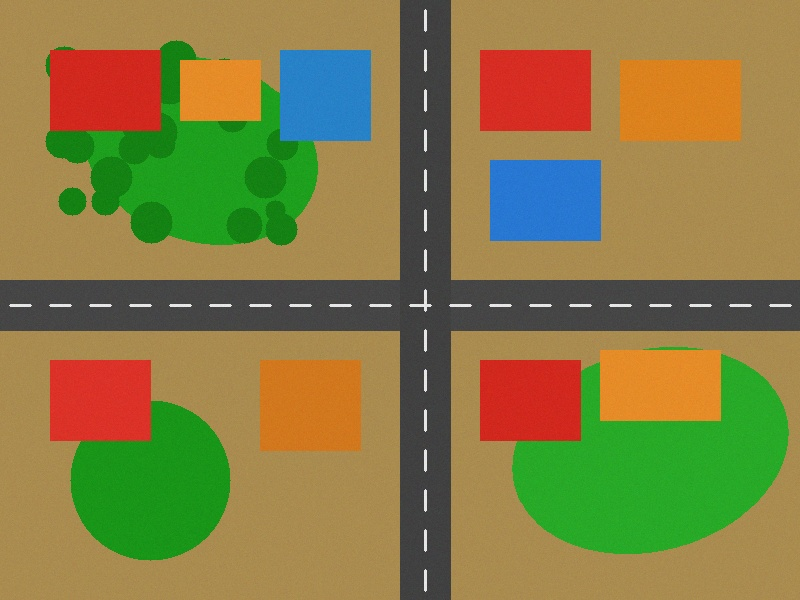
#> input picture data/sample_images/sample_urban_1.jpg, 800 x 600 px, found by its file name
$ python test_backend_pipeline.py
#> lines starting #> are read from the running program, lines starting #| are printed output that depends on the picture; after the words box and inside, x2 and y2 are one past the last pixel; in counts of white or black regions, pixels touching at a corner belong together
### backend/services/image_processing.py
import cv2
import numpy as np
from PIL import Image


def load_image_cv(image_path: str) -> np.ndarray:
    """Loads an image using OpenCV or PIL (supports PNG, JPG, TIFF)."""
    # OpenCV imread doesn't support 16-bit GeoTIFF multi-band directly well without flags
    img = cv2.imread(image_path)
    if img is None:
        # Fallback to PIL then convert to BGR array
        pil_img = Image.open(image_path).convert("RGB")
        img = cv2.cvtColor(np.array(pil_img), cv2.COLOR_RGB2BGR)
    return img


def preprocess_image(img_bgr: np.ndarray):
    """
    Preprocesses satellite image for segmentation:
    - Gaussian Denoising
    - HSV color space conversion
    - Grayscale + Contrast Adjustment (CLAHE)
    - Canny Edge Map
    """
    # Denoise
    blurred = cv2.GaussianBlur(img_bgr, (5, 5), 0)

    # HSV conversion
    hsv = cv2.cvtColor(blurred, cv2.COLOR_BGR2HSV)

    # Grayscale & CLAHE contrast boost
    gray = cv2.cvtColor(blurred, cv2.COLOR_BGR2GRAY)
    clahe = cv2.createCLAHE(clipLimit=2.0, tileGridSize=(8, 8))
    enhanced_gray = clahe.apply(gray)

    # Edge map
    edges = cv2.Canny(enhanced_gray, 50, 150)

    return {
        "bgr": img_bgr,
        "blurred": blurred,
        "hsv": hsv,
        "gray": enhanced_gray,
        "edges": edges
    }

### backend/services/detection.py
import os
import cv2
import numpy as np
from services.image_processing import load_image_cv, preprocess_image

RESULTS_DIR = os.path.join(os.path.dirname(os.path.dirname(os.path.abspath(__file__))), "results")


def analyze_image(image_path: str, image_id: str = None, meta: dict = None) -> dict:
    """
    Analyzes real-world aerial/satellite imagery to detect land features:
    - Buildings (Slate blue/gray, terracotta red/orange, light concrete roofs)
    - Roads (Paved asphalt highways & unpaved dirt access paths)
    - Vegetation (Trees, grass, gardens)
    - Open Land (Bare soil, vacant plots)
    """
#> called with image_path = 'data/sample_images/sample_urban_1.jpg', image_id = 'test_sample_1'
    if image_id is None:
        image_id = os.path.splitext(os.path.basename(image_path))[0]

    img_bgr = load_image_cv(image_path)
#> in load_image_cv, img is the input picture: shape (600, 800, 3); mean B, G, R 68.6, 124.7, 134.6
    height, width = img_bgr.shape[:2]
    total_pixels = height * width

    # Preprocess image
    prep = preprocess_image(img_bgr)
#> in preprocess_image, `gray = cv2.cvtColor(blurred, cv2.COLOR_BGR2GRAY)`:
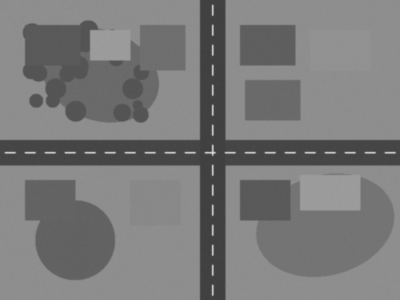
#> gray: shape (600, 800) (shown at 1/2 size); min 62, max 226, mean 121.3
#> in preprocess_image, `edges = cv2.Canny(enhanced_gray, 50, 150)`:
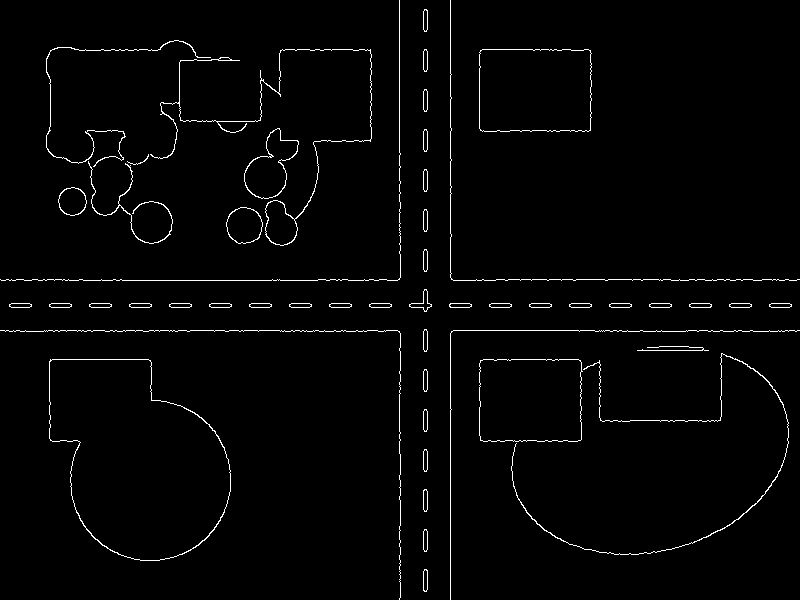
#> edges: shape (600, 800); 1.9% white in thin lines or dots
#> prep = 5 items
    hsv = prep["hsv"]
    gray = prep["gray"]
    edges = prep["edges"]

    # -------------------------------------------------------------
    # 1. VEGETATION DETECTION (Green Trees & Lawn Canopy)
    # -------------------------------------------------------------
    lower_green = np.array([25, 25, 25])
    upper_green = np.array([90, 255, 255])
    veg_mask = cv2.inRange(hsv, lower_green, upper_green)
#> veg_mask: shape (600, 800); 17.4% white; 54 white regions (44 under 20 px), largest, box (x1, y1, x2, y2) and area: (510, 353, 791, 556) 34303, (44, 39, 368, 247) 28816, (69, 399, 232, 562) 18850

    kernel_veg = cv2.getStructuringElement(cv2.MORPH_ELLIPSE, (5, 5))
    veg_mask = cv2.morphologyEx(veg_mask, cv2.MORPH_OPEN, kernel_veg)
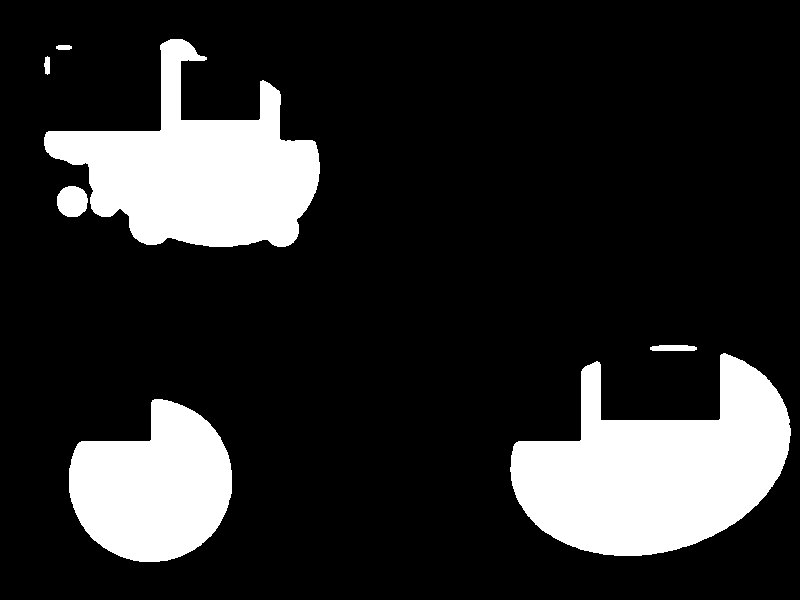
#> veg_mask: shape (600, 800); 17.3% white; 7 white regions, largest, box (x1, y1, x2, y2) and area: (510, 353, 791, 556) 34296, (44, 39, 320, 247) 28727, (69, 399, 232, 562) 18847
    veg_mask = cv2.morphologyEx(veg_mask, cv2.MORPH_CLOSE, kernel_veg)
#> veg_mask: shape (600, 800); 17.3% white; 6 white regions

    veg_contours, _ = cv2.findContours(veg_mask, cv2.RETR_EXTERNAL, cv2.CHAIN_APPROX_SIMPLE)
#> veg_contours = 6 contours; box (x1, y1, x2, y2) and area: (510, 353, 791, 556) 33866, (44, 39, 320, 247) 29038, (69, 399, 232, 562) 18599, (650, 345, 697, 351) 207, (44, 56, 50, 75) 70, (56, 45, 72, 50) 54
    vegetation_features = []
    min_veg_area = max(50, total_pixels * 0.00025)

    for i, cnt in enumerate(veg_contours):
        area = cv2.contourArea(cnt)
        if area >= min_veg_area:
            epsilon = 0.015 * cv2.arcLength(cnt, True)
            approx = cv2.approxPolyDP(cnt, epsilon, True)
            pts = approx.reshape(-1, 2).tolist()
            if len(pts) >= 3:
                vegetation_features.append({
                    "id": f"veg_{i+1}",
                    "feature_type": "vegetation",
                    "polygon": pts,
                    "area_px": round(area, 2)
                })
#> this loop made 6 passes
#> (area, epsilon, pts) on pass 3: (207, 1.48, [[650, 347], [652, 350], [696, 349], [694, 346], [659, 345]])
#> after the loop, vegetation_features = 4 items

    # -------------------------------------------------------------
    # 2. ROAD DETECTION (Asphalt Highways & Unpaved Dirt Paths)
    # -------------------------------------------------------------
    # Paved asphalt (slate gray)
    lower_asphalt = np.array([0, 0, 40])
    upper_asphalt = np.array([180, 50, 210])
    asphalt_mask = cv2.inRange(hsv, lower_asphalt, upper_asphalt)
#> asphalt_mask: shape (600, 800); 13.7% white; 3 white regions, box (x1, y1, x2, y2) and area: (0, 0, 800, 600) 65113, (489, 159, 602, 242) 381, (279, 49, 372, 142) 277

    # Unpaved dirt paths (tan/gray pathways)
    lower_dirt = np.array([10, 15, 80])
    upper_dirt = np.array([32, 85, 220])
    dirt_mask = cv2.inRange(hsv, lower_dirt, upper_dirt)
#> dirt_mask: shape (600, 800); 0.47% white in thin lines or dots

    road_mask = cv2.bitwise_or(asphalt_mask, dirt_mask)
#> road_mask: shape (600, 800); 14.2% white; 24 white regions (21 under 20 px), largest, box (x1, y1, x2, y2) and area: (0, 0, 800, 600) 66936, (489, 159, 603, 243) 574, (279, 49, 373, 143) 423
    road_mask = cv2.bitwise_and(road_mask, cv2.bitwise_not(veg_mask))

    # Directional morphology to connect elongated transport paths
    k_horiz = cv2.getStructuringElement(cv2.MORPH_RECT, (21, 3))
    k_vert = cv2.getStructuringElement(cv2.MORPH_RECT, (3, 21))
    road_horiz = cv2.morphologyEx(road_mask, cv2.MORPH_OPEN, k_horiz)
#> road_horiz: shape (600, 800); 13.8% white; 1 white region, box (x1, y1, x2, y2) and area: (0, 0, 800, 600) 66165
    road_vert = cv2.morphologyEx(road_mask, cv2.MORPH_OPEN, k_vert)
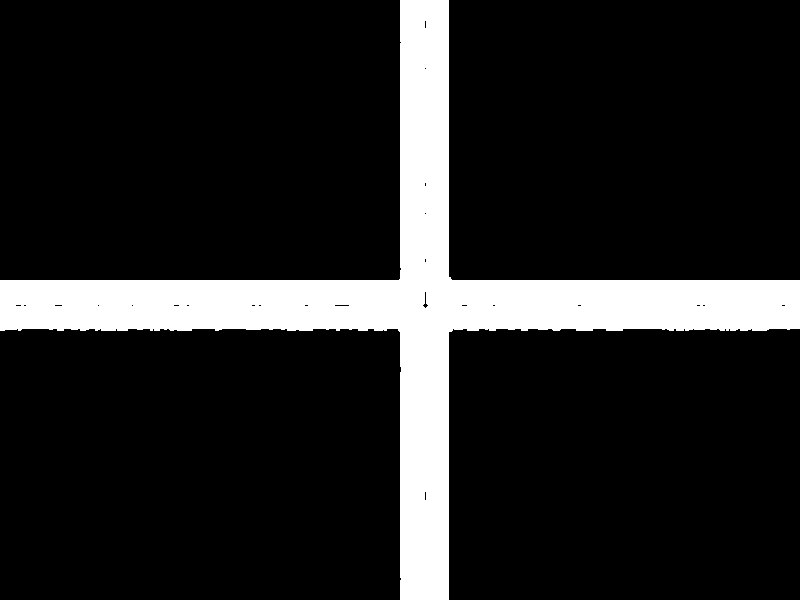
#> road_vert: shape (600, 800); 13.9% white; 1 white region, box (x1, y1, x2, y2) and area: (0, 0, 800, 600) 66754
    combined_road_mask = cv2.bitwise_or(road_horiz, road_vert)
#> combined_road_mask: shape (600, 800); 13.9% white; 1 white region, box (x1, y1, x2, y2) and area: (0, 0, 800, 600) 66768

    kernel_road_close = cv2.getStructuringElement(cv2.MORPH_RECT, (7, 7))
    combined_road_mask = cv2.morphologyEx(combined_road_mask, cv2.MORPH_CLOSE, kernel_road_close)
#> combined_road_mask: shape (600, 800); 14% white; 1 white region

    road_contours, _ = cv2.findContours(combined_road_mask, cv2.RETR_EXTERNAL, cv2.CHAIN_APPROX_SIMPLE)
#> road_contours = 1 contour; box (x1, y1, x2, y2) and area: (0, 0, 800, 600) 65582
    road_features = []
    min_road_area = max(120, total_pixels * 0.0004)

    for i, cnt in enumerate(road_contours):
        area = cv2.contourArea(cnt)
        if area >= min_road_area:
            epsilon = 0.018 * cv2.arcLength(cnt, True)
            approx = cv2.approxPolyDP(cnt, epsilon, True)
            pts = approx.reshape(-1, 2).tolist()
            if len(pts) >= 3:
                road_features.append({
                    "id": f"road_{i+1}",
                    "feature_type": "road",
                    "polygon": pts,
                    "area_px": round(area, 2)
                })
#> this loop made 1 pass
#> (area, epsilon) on pass 1: (65582.5, 50.95)
#> after the loop, road_features = 1 item

    # -------------------------------------------------------------
    # 3. BUILDING DETECTION (Multi-Spectrum Roof Segmentation)
    # -------------------------------------------------------------
    # Exclude vegetation and roads
    non_veg_road = cv2.bitwise_and(cv2.bitwise_not(veg_mask), cv2.bitwise_not(combined_road_mask))
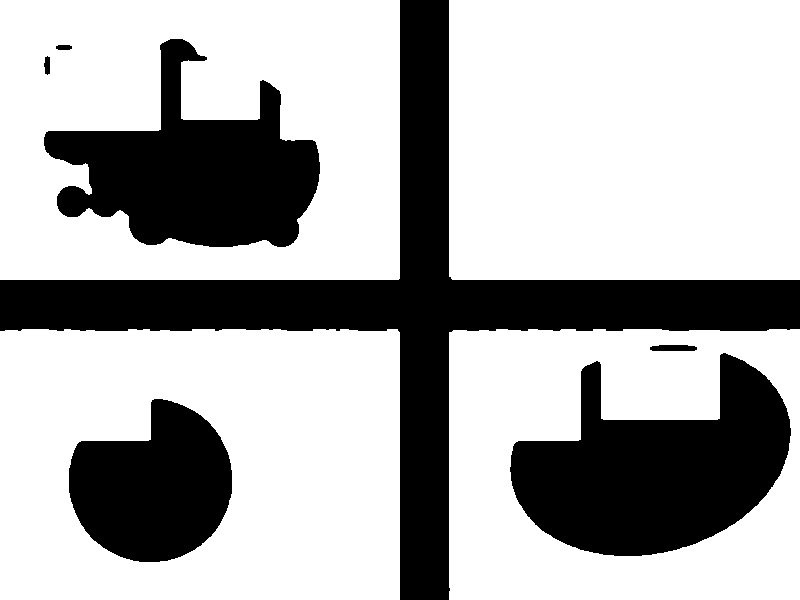
#> non_veg_road: shape (600, 800); 68.7% white; 7 black regions, largest, box (x1, y1, x2, y2) and area: (0, 0, 800, 600) 66984, (510, 353, 791, 556) 34302, (44, 39, 320, 247) 29563

    # Spectrum A: Terracotta Red / Orange Clay Roofs
    roof_red1 = cv2.inRange(hsv, np.array([0, 35, 60]), np.array([22, 255, 255]))
#> roof_red1: shape (600, 800); 65.3% white; 9 black regions, largest, box (x1, y1, x2, y2) and area: (0, 0, 800, 600) 64546, (44, 38, 374, 248) 38491, (510, 352, 792, 556) 34521
    roof_red2 = cv2.inRange(hsv, np.array([160, 35, 60]), np.array([180, 255, 255]))
#> roof_red2: shape (600, 800); every value is 0
    roof_red = cv2.bitwise_or(roof_red1, roof_red2)

    # Spectrum B: Blue / Charcoal Slate Roofs
    roof_slate = cv2.inRange(hsv, np.array([85, 15, 30]), np.array([135, 220, 180]))
#> roof_slate: shape (600, 800); 0.23% white in thin lines or dots, all inside (x1, y1, x2, y2) = (280, 50, 602, 410)

    # Spectrum C: High Brightness / Concrete Roofs
    roof_bright = cv2.inRange(hsv, np.array([0, 0, 180]), np.array([180, 40, 255]))
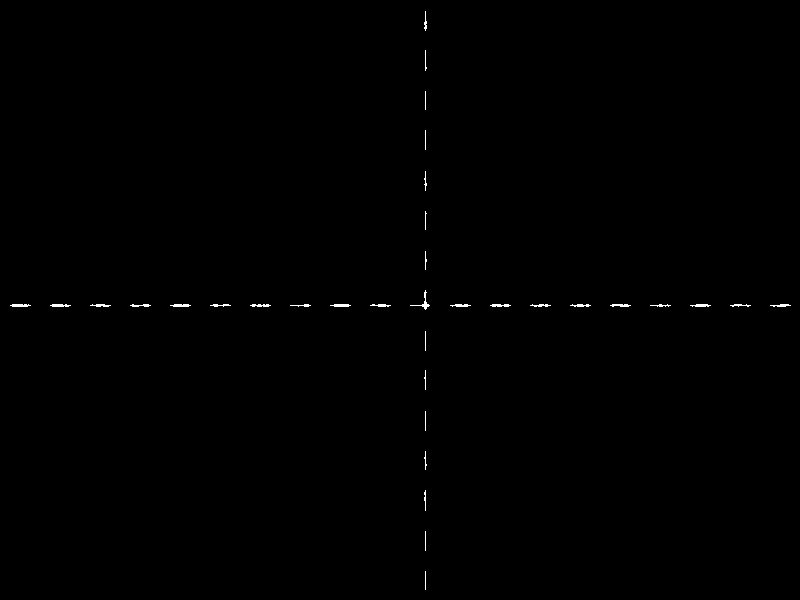
#> roof_bright: shape (600, 800); 0.25% white in thin lines or dots

    # Combine roof masks
    roof_combined = cv2.bitwise_or(roof_red, roof_slate)
#> roof_combined: shape (600, 800); 65.5% white; 26 black regions (13 under 20 px), largest, box (x1, y1, x2, y2) and area: (0, 0, 800, 600) 64540, (510, 352, 792, 556) 34521, (44, 38, 374, 248) 30214
    roof_combined = cv2.bitwise_or(roof_combined, roof_bright)
#> roof_combined: shape (600, 800); 65.8% white; 26 black regions (13 under 20 px), largest, box (x1, y1, x2, y2) and area: (0, 0, 800, 600) 63335, (510, 352, 792, 556) 34521, (44, 38, 374, 248) 30214
    roof_candidates = cv2.bitwise_and(roof_combined, non_veg_road)
#> roof_candidates: shape (600, 800); 65% white; 25 black regions (13 under 20 px), largest, box (x1, y1, x2, y2) and area: (0, 0, 800, 600) 67071, (44, 38, 374, 248) 38024, (510, 352, 792, 556) 34523

    # Clean roof candidates with morphological opening & closing
    kernel_bld = cv2.getStructuringElement(cv2.MORPH_RECT, (5, 5))
    roof_candidates = cv2.morphologyEx(roof_candidates, cv2.MORPH_OPEN, kernel_bld)
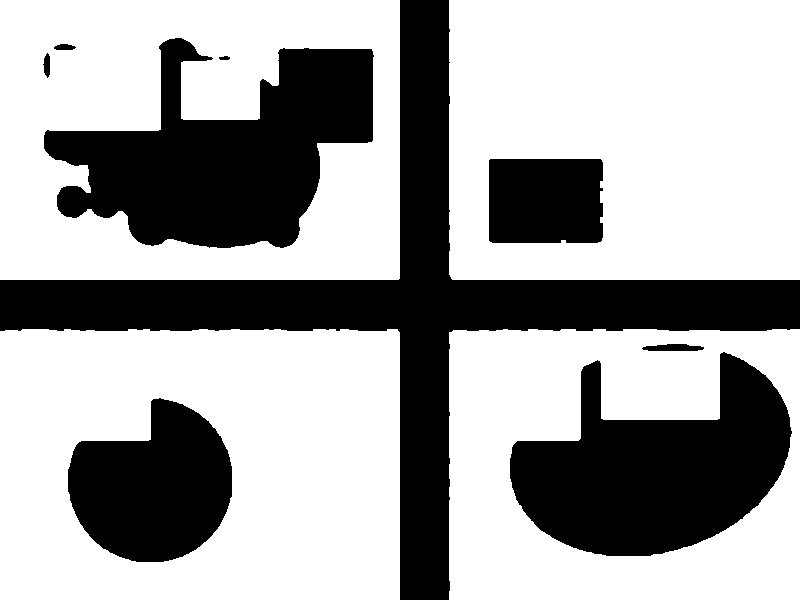
#> roof_candidates: shape (600, 800); 64.7% white; 9 black regions, largest, box (x1, y1, x2, y2) and area: (0, 0, 800, 600) 67094, (44, 38, 374, 248) 38575, (510, 352, 792, 556) 34533
    roof_candidates = cv2.morphologyEx(roof_candidates, cv2.MORPH_CLOSE, kernel_bld)
#> roof_candidates: shape (600, 800); 64.8% white; 8 black regions

    bld_contours, _ = cv2.findContours(roof_candidates, cv2.RETR_EXTERNAL, cv2.CHAIN_APPROX_SIMPLE)
#> bld_contours = 4 contours; box (x1, y1, x2, y2) and area: (0, 0, 400, 280) 111320, (0, 329, 400, 600) 107316, (449, 0, 800, 280) 97622, (449, 329, 800, 600) 94083
#> (the rest of the program and of its run is left out)
